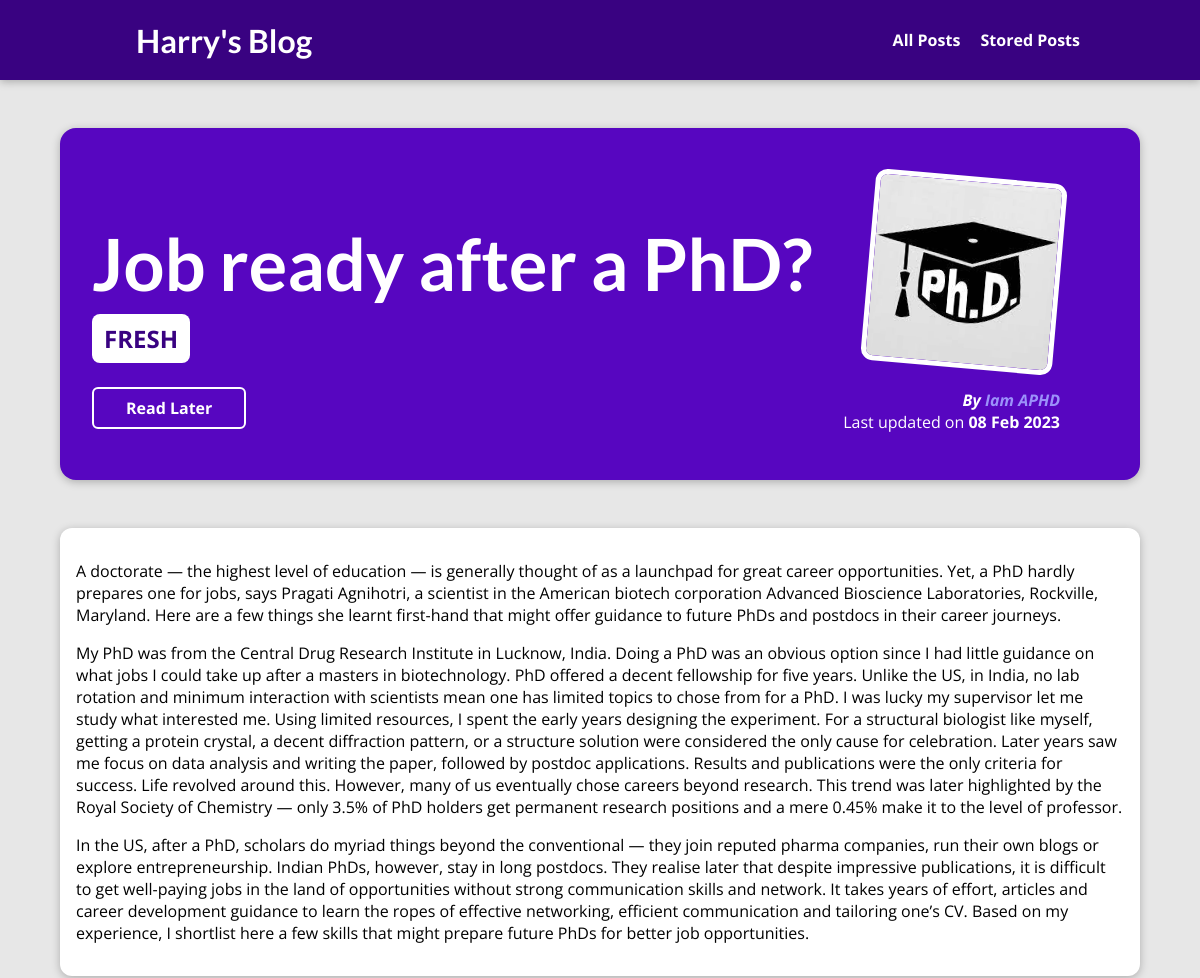
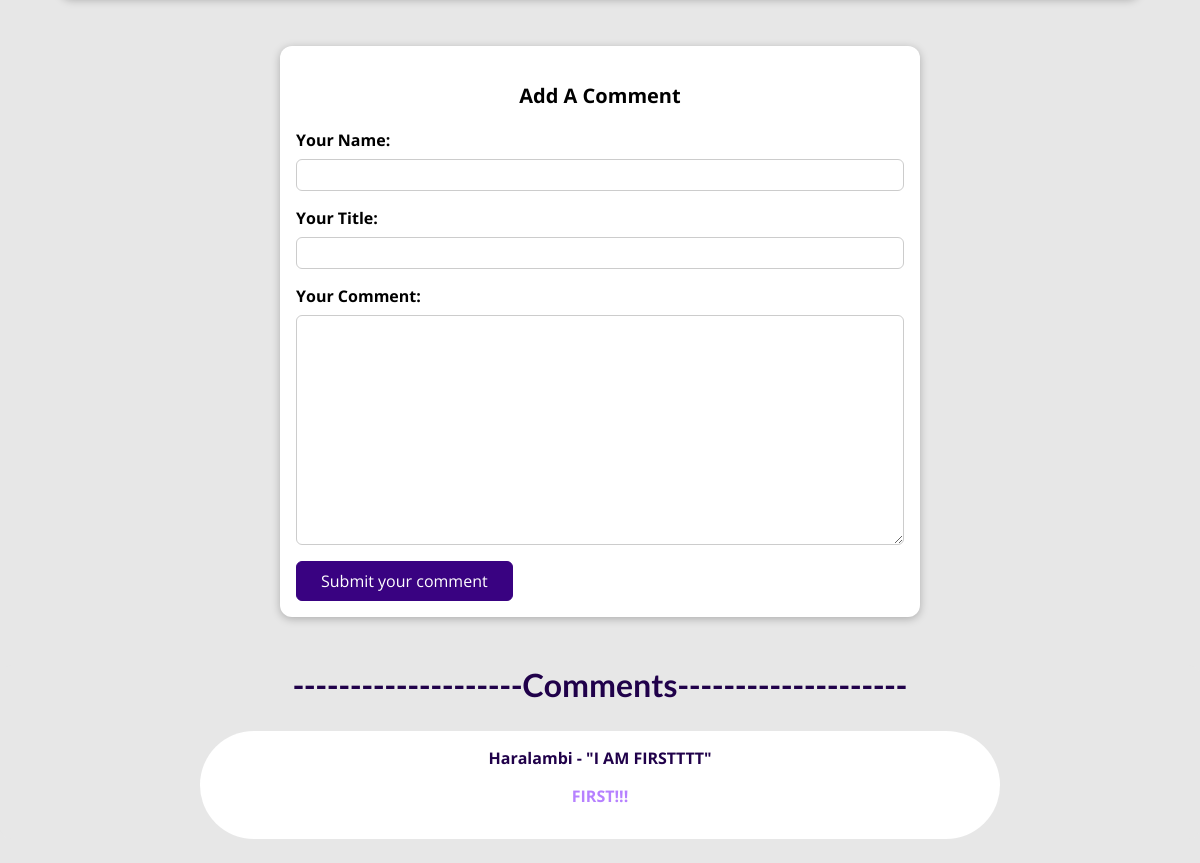
The app's page /posts/job-ready-after-a-phd with its own data (2 pictures, top to bottom).
### blog/models.py (models this page shows, shortened)
class Post(models.Model):
    title = models.CharField(max_length=150)
    excerpt = models.CharField(max_length=200)
    image = models.ImageField(upload_to="posts", null=True)
    date = models.DateField(auto_now=True, null=True)
    slug = models.SlugField(unique=True, null=True, db_index=True) #added db_index for faster querying
    content = models.TextField(validators=[MinLengthValidator(20)])
    tags = models.ManyToManyField(Tag)
    author = models.ForeignKey("Author", on_delete=models.SET_NULL, null=True, related_name="posts")

class Tag(models.Model):
    caption = models.CharField(max_length=20)

class Author(models.Model):
    first_name = models.CharField(max_length=50)
    last_name = models.CharField(max_length=50)
    email = models.EmailField(max_length=50)
    def __str__(self):
        return f"{self.first_name} {self.last_name}"

class Comment(models.Model):
    user_name = models.CharField(max_length=25)
    title = models.CharField(max_length=150, null=True)
    text = models.TextField(max_length=500, null=True)
    post = models.ForeignKey("Post", on_delete=models.CASCADE, null=True, related_name="comments")

### blog/views.py (the view, shortened to what this page needs)
# urls.py: path("posts/<slug:slug>", views.PostDetailView.as_view(), name="post-details"),
class PostDetailView(View):
    def is_stored_post(self, request, post_id):
        stored_posts = request.session.get("stored_posts")
        if stored_posts is not None:
            is_saved_for_later = post_id in stored_posts
        else:
            is_saved_for_later = False
        return is_saved_for_later
    def get(self, request, slug):
        post = Post.objects.get(slug=slug)
        is_saved = self.is_stored_post(request, post.id)
        context = {
        "post": post,
        "tags": post.tags.all(),
        "form": CommentForm(),
        "all_comments": post.comments.all().order_by("-id"),
        "saved_for_later": is_saved,
    }
        return render(request, "blog/post-detail.html", context)

### blog/forms.py
class CommentForm(forms.ModelForm):
    class Meta:
        model = Comment
        exclude = ["post",]
        labels = {
            "user_name": "Your Name",
            "title": "Your Title",
            "text": "Your Comment"
        }

### blog/templates/blog/post-detail.html (shortened to what this page needs)
{% extends 'base.html' %}
{% load static %}
{% block css_files %}
    <link rel="stylesheet" href="{% static "blog/post-detail.css" %}" />
{% endblock %}
{% block content %}
    <section id="summary">
        <h2>{{ post.title }}</h2>
        <div>
            {% for tag in tags %}
                <span>{{ tag.caption }}</span>
            {% endfor %}
        </div>
        <div id="read-later">
            <form action="{% url "read-later" %}" method="POST">
                    <button>
                        {% if saved_for_later %}
                            Remove from Read Later
                        {% else %}
                            Read Later
                        {% endif %}
                    </button>
            </form>
        </div>
        <article>
            <img src="{{ post.image.url }}" alt="{{ post.title }}" />
            <address>By <a href="mailto:{{ post.author.email }}">{{ post.author }}</a></address>
            <div>
                Last updated on <time>{{ post.date|date:"d M Y" }}</time>
            </div>
        </article>
    </section>
    <main>
        {{ post.content|linebreaks }}
    </main>
    <section id="comment-form">
        <p>Add A Comment</p>
        <form form="{% url "post-details" post.slug %}" method="POST">
            {% for element in form %}
            <div class="form-control {% if element.errors %}invalid{% endif %}">
                {{ element.label_tag }}
                {{ element }}
            </div>
            {% endfor %}
            <button>Submit your comment</button>
        </form>
    </section>
    <section id="all-comments">
        <h2>--------------------Comments--------------------</h2>
        {% for comment in all_comments%}
            <div>
                <span>{{ comment.user_name }} - "{{ comment.title }}"</span>
                <p>{{ comment.text|linebreaks }}</p>
            </div>
        {% endfor %}
    </section>
{% endblock %}

### static/app.css (style rules this page uses)
* { box-sizing: border-box; }
html { font-family: 'Open Sans', 'Lato', sans-serif; }
body { margin: 0; }
h1, h2, h3 { font-family: 'Lato', sans-serif; font-weight: bold; }

### blog/static/blog/post-detail.css (style rules this page uses)
body { background-color: #e7e7e7; }
#summary { margin: 8rem auto 3rem auto; padding: 2rem; width: 90%; max-width: 90rem; border-radius: 16px; background-color: #5706c0; position: relative; box-shadow: 0 2px 8px rgba(0, 0, 0, 0.25); height: 22rem; }
#summary h2 { color: white; font-size: 4.5rem; margin-bottom: 1rem; }
#summary article { position: absolute; top: 2rem; right: 3rem; padding: 1rem 2rem; border-radius: 12px; text-align: right; color: white; }
#summary article img { width: 12rem; height: 12rem; border-radius: 12px; transform: rotateZ(5deg); border: 5px solid white; margin-bottom: 1rem; }
#summary address { font-weight: bold; }
#summary a { color: rgb(156, 145, 250); text-decoration: none; }
#summary time { font-weight: bold; }
#summary div span { font-weight: bold; font-size: x-large; background-color: white; color: #390281; padding: 0.5rem 0.75rem ; border-radius: 8px; }
#read-later { margin: 2rem 0; }
#read-later button { background-color: transparent; border: 2px solid white; padding: 0.5rem 2rem; font: inherit; color: white; border-radius: 6px; font-weight: bold; cursor: pointer; }
main { width: 90%; max-width: 90rem; margin: 3rem auto; background-color: white; padding: 1rem; border-radius: 12px; box-shadow: 0 2px 8px rgba(0, 0, 0, 0.25); }
#comment-form p { font-weight: bold; font-size: 1.25rem; text-align: center; }
#comment-form { margin: 3rem auto; width: 90%; max-width: 40rem; border-radius: 12px; background-color: white; box-shadow: 0 2px 8px rgba(0, 0, 0, 0.25); padding: 1rem; }
#comment-form button { font: inherit; background-color: #390281; color: white; border: 1px solid #390281; padding: 0.5rem 1.5rem; border-radius: 6px; cursor: pointer; }
.form-control { margin-bottom: 1rem; }
.form-control label { font-weight: bold; margin-bottom: 0.5rem; display: block; }
.form-control input, .form-control textarea { display: block; width: 100%; font: inherit; padding: 0.25rem; border-radius: 6px; border: 1px solid #ccc; }
#all-comments { text-align: center; background-color: #e7e7e7; font: inherit; border-radius: 12px; width: 100%; }
#all-comments h2 { font-size: xx-large; color: #20014a; }
#all-comments div { margin: 1.5rem auto; display: block; background-color: white; max-width: 50rem; padding: 1rem; border-radius: 75px; }
#all-comments div span { color: #20014a; font-weight: bold; }
#all-comments div p { color: #b681ff; font-weight: bold; }

### records on screen
Post: title "Job ready after a PhD?", image (picture), author "Iam APHD", date "08 Feb 2023", content "A doctorate — the highest level of education — is generally thought of as a launchpad for great career opportunities. Yet, a PhD hardly prepares one for jobs, says Pragati Agnihotri, a scientist in the American biotech corporation Advanced Bioscience Laboratories, Rockville, Maryland. Here are a few things she learnt first-hand that might offer guidance to future PhDs and postdocs in their career journeys. My PhD was from the Central Drug Research Institute in Lucknow, India. Doing a PhD was an obvious option since I had little guidance on what jobs I could take up after a masters in biotechnology. PhD offered a decent fellowship for five years. Unlike the US, in India, no lab rotation and…"
Tag: caption "FRESH"
Comment: user_name "Haralambi", title "I AM FIRSTTTT", text "FIRST!!!"

### other values on screen
{{ element.label_tag }} "Your Name:" "Your Title:" "Your Comment:"
